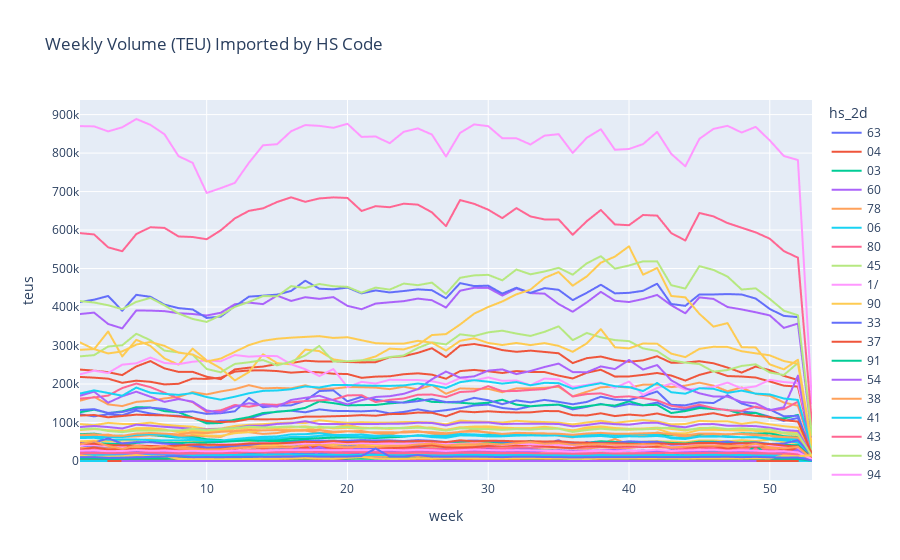

The cell this chart's notebook holds for it:
### Code cell
volumes_over_time_plotly(imports_lzdf.with_columns(pl.col('date_arrival').dt.week().alias('week')), 'week', 'hs_2d', 'teus', title='Weekly Volume (TEU) Imported by HS Code')
